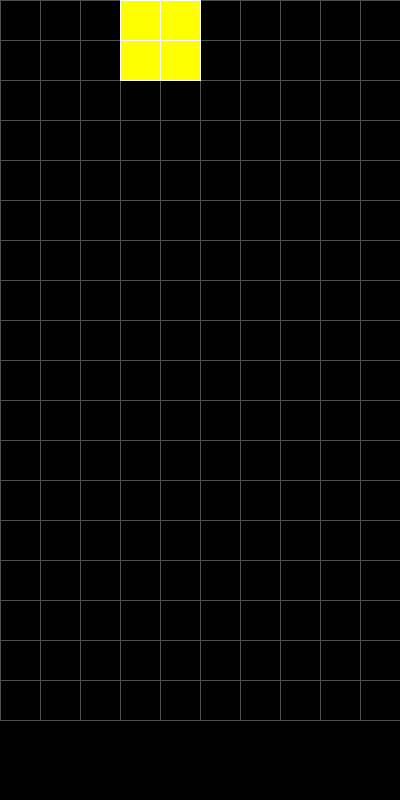
Frame 1 (no input)
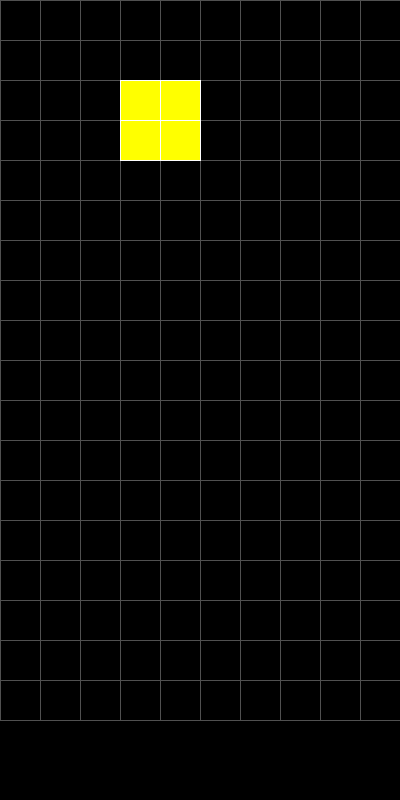
Frame 60 (the mouse pressed at the canvas centre just before this capture)
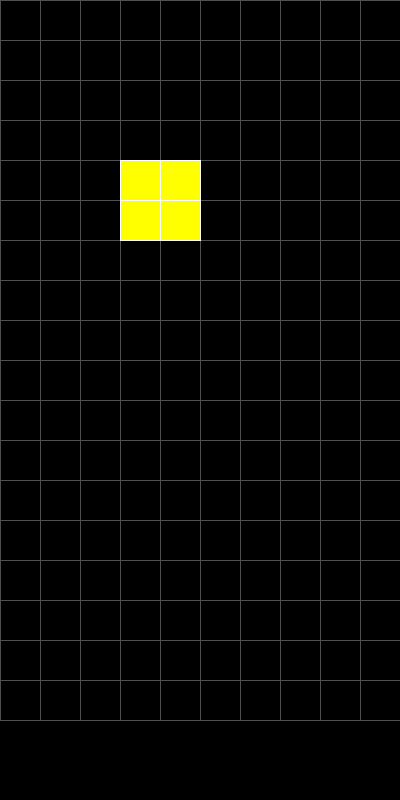
Frame 120 (the mouse held since frame 60 and released just before this capture)

The Processing sketch that drew these frames (run headless with seeded random() and noise(); from frame 60 on, the mouse is pressed at the canvas centre):

// Processing sketch: Tetris
// ── Tetris.pde
Board board;
Block currentBlock;
//LeaderBoard leaderBoard;

int timer = 0; 
int dropSpeed = 30;
void setup(){
  size(400, 800);
  board = new Board(10, 18, 40);
  //leaderBoard = new Leaderboard();
  spawnBlock();
}

void draw(){
  background(0);
  
  timer++;
  if(timer >= dropSpeed){
    if(board.canMove(currentBlock, 0, 1)){
      currentBlock.move(0, 1);
    }
    else{
      board.placeBlock(currentBlock);
      board.clearLines();
      spawnBlock();
    }
    timer = 0;
  }
  
  board.display();
  currentBlock.display();
}

void keyPressed(){
  if(keyCode == LEFT){
    if(board.canMove(currentBlock, -1, 0)){
      currentBlock.move(-1, 0);
    }
  }
  
  if(keyCode == RIGHT){
    if(board.canMove(currentBlock, 1, 0)){
      currentBlock.move(1, 0);
    }
  }
  
  if(keyCode == DOWN){
    if(board.canMove(currentBlock, 0, 1)){
      currentBlock.move(0, 1);
    }
  }
  
  if(key == 'r'){
    currentBlock.rotate();
    if(!board.validPosition(currentBlock)){
      currentBlock.rotateBack();
    }
  }
}

void spawnBlock(){
  int r = (int)random(3);
  if(r == 0){
    currentBlock = makeI();
  }
  else if (r == 1) {
    currentBlock = makeO();
  }
  else {
    currentBlock = makeT();
  }
}

Block makeI() {

  return new Block(
    new int[][] {
      {1,1,1,1}
    },
    color(0,255,255)
  );
}

Block makeO() {

  return new Block(
    new int[][] {
      {1,1},
      {1,1}
    },
    color(255,255,0)
  );
}

Block makeT() {

  return new Block(
    new int[][] {
      {0,1,0},
      {1,1,1}
    },
    color(200,0,255)
  );
}

// ── Block.pde
//fix
class Block {

  int[][] shape;

  int x;
  int y;

  color c;

  int cellSize = 40;

  int[][] previousShape;

  Block(int[][] s, color col) {

    shape = s;

    c = col;

    x = 3;
    y = 0;
  }

  void display() {

    fill(c);

    stroke(255);

    for (int r = 0; r < shape.length; r++) {

      for (int col = 0; col < shape[r].length; col++) {

        if (shape[r][col] == 1) {

          rect(
            (x + col) * cellSize,
            (y + r) * cellSize,
            cellSize,
            cellSize
          );
        }
      }
    }
  }

  void move(int dx, int dy) {

    x += dx;
    y += dy;
  }

  void rotate() {

    previousShape = shape;

    int rows = shape.length;
    int cols = shape[0].length;

    int[][] rotated =
      new int[cols][rows];

    for (int r = 0; r < rows; r++) {

      for (int c = 0; c < cols; c++) {

        rotated[c][rows - 1 - r]
          = shape[r][c];
      }
    }

    shape = rotated;
  }

  void rotateBack() {

    shape = previousShape;
  }

  Block makeI() {

    return new Block(
      new int[][] {
        {1,1,1,1}
      },
      color(0,255,255)
    );
  }

  Block makeO() {

    return new Block(
      new int[][] {
        {1,1},
        {1,1}
      },
      color(255,255,0)
    );
  }

  Block makeT() {

    return new Block(
      new int[][] {
        {0,1,0},
        {1,1,1}
      },
      color(200,0,255)
    );
  }
  
    public int getX(){
    return x;
  }
  
  public int getY(){
    return y;
  }
}

/*
public class Block{
  private int[][] shape;
  private int x; 
  private int u;
  private color c;
  private int cellSize = 40;
  private int[][] previousShape;
  
  */

  /*
  public Block(int[][] s, color col){
    shape = s;
    c = col;
    x = 3;
    y = 0;
  }
  
  public void display(){
    fill(c);
    stroke(255);
    for(int r = 0; r < 
*/

// ── Board.pde
public class Board{
  private Patch[][] grid;
  private int cols;
  private int rows;
  private int cellSize;
  
  public Board(){  
    grid = new Patch[16][8];
  }
  
  public Board(int xVal, int yVal, int s){
    cols = xVal;
    rows = yVal;
    cellSize = s;
    grid = new Patch[rows][cols];
    
    for(int i = 0; i < rows; i++){
      for(int j = 0; j < cols; j++){
        grid[i][j] = new Patch();
      }
    }
  }
  
  public void display(){
    for(int i = 0; i < rows; i++){
      for(int j = 0; j < cols; j++){
        grid[i][j].display(j * cellSize,i * cellSize, cellSize);
      }
    }
  }
  
  public boolean canMove(Block b, int dx, int dy){
    for(int r = 0; r < b.shape.length; r++){
      for(int c = 0; c < b.shape[r].length; c++){
        if (b.shape[r][c] == 1){
          int newX = b.x + c + dx;
          int newY = b.y + r + dy;
          
          if(newX < 0|| newX >=cols || newY >= rows){
            return false;
          }
          
          if(newY >= 0 && grid[newY][newX].filled){
            return false;
          }
        }
      }
    }
    
    return true;
  }
  
  public boolean validPosition(Block b){
    return canMove(b, 0, 0);
  }
  
  public void placeBlock(Block b) { 
    for(int r = 0; r < b.shape.length; r++){
      for(int c = 0; c < b.shape[r].length; c++){
        if(b.shape[r][c] == 1){
          int boardX = b.getX() + c;
          int boardY = b.getY() + r;
          grid[boardY][boardX].setr(b.c);
          //Problem here(?)
        }
      }
    }
  }
  
  public void clearLines() {
    for(int y = rows - 1; y >= 0; y--){
      boolean full = true;
      
      for(int x = 0; x < cols; x++){
        if(!grid[y][x].getFilled()){
          full = false;
        }
      }


for(int x = 0; x < cols; x++){
  if(grid[y][x].getFilled()){
    print("X");
  } else {
    print(".");
  }
}
println();


      if(full){
        System.out.print("1"); //This is never called
        for(int row = y; row > 0; row--){
          for(int col = 0; col < cols; col++){
            grid[row][col].setFilled(grid[row - 1][col].getFilled());
            grid[row][col].setC(grid[row - 1][col].getC());
          }
        }
        for(int col = 0; col < cols; col++){
          grid[0][col].clearr();
        }
        y++;
      }
    }
  }
}

// ── Leaderboard.pde
public class Leaderboard{
  public Leaderboard(){
  }
}

// ── Patch.pde
public class Patch{
  private boolean filled;
  private color c; 
  
  public Patch(){
    filled = false;
    c = color(0);
  }
  
  public void setr(color newColor){
    filled = true;
    c = newColor;
  }
  
  public void clearr() {
    filled = false;
    c = color(0);
  }
  
  public void display(int x, int y, int size){
    stroke(80);
    fill(c);
    rect(x, y, size, size);
  }
  
  
  public void setFilled(Boolean bool){
    filled = bool;
  }
  
  public Boolean getFilled(){
    return filled;
  }
  
  public color getC(){
    return c;
  }
  
  public void setC(color col){
    c = col;
  }
}

// ── ScoreEntry.pde
public class ScoreEntry{
  private String name;
  private int score;
  
  public ScoreEntry(){
    name = "";
    score = 0;
  }
  
  public ScoreEntry(String n, int s){
    name = n;
    score = s;
  }
  
  public String getN(){
    return name;
  }
  
  public void setN(String n){
    name = n;
  }
  
  public int getScore(){
    return score;
  }
  
  public void setScore(int i){
    score = i;
  }
}
